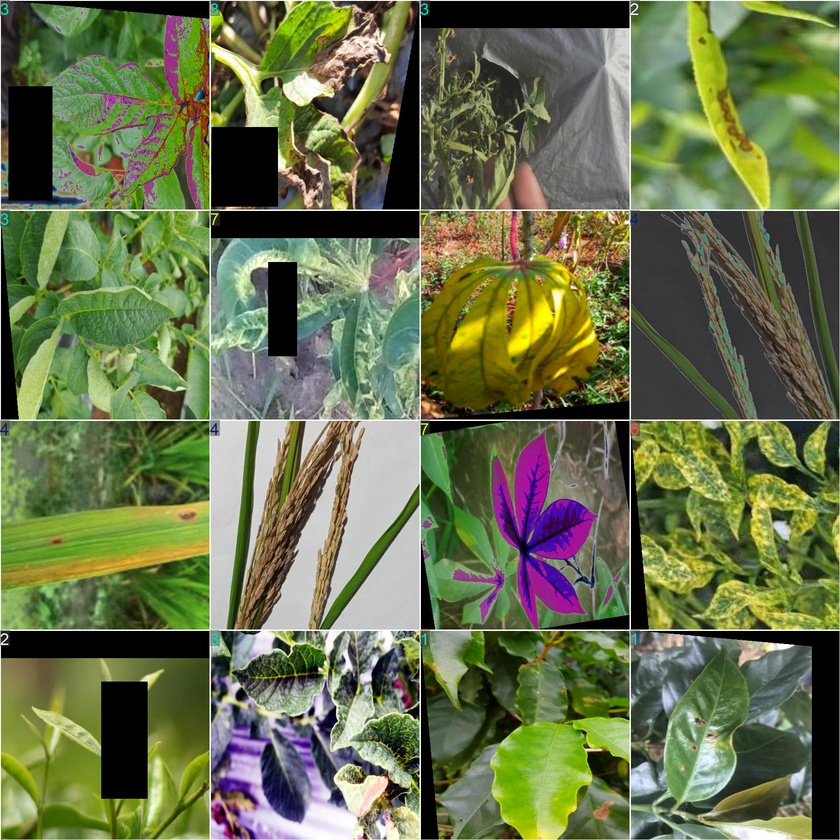
#> input picture runs/classify/train_crop_type/train_batch0.jpg, 840 x 840 px, shrunk from 1792 x 1792 before the run
$ python preprocess_image.py ../runs/classify/train_crop_type/train_batch0.jpg out.png
#> lines starting #> are read from the running program, lines starting #| are printed output that depends on the picture; after the words box and inside, x2 and y2 are one past the last pixel; in counts of white or black regions, pixels touching at a corner belong together
#!/usr/bin/env python3
"""
Pre-processing script để detect và crop lá từ ảnh toàn bộ cây
Sử dụng YOLO Detection để detect lá, sau đó crop và trả về ảnh lá
"""

import sys
import json
import os
import cv2
import numpy as np
from pathlib import Path
from ultralytics import YOLO

# Đường dẫn đến YOLO detection model (nếu có model detect lá)
# Hoặc sử dụng segmentation để detect vùng lá
LEAF_DETECTION_MODEL = None  # Có thể train model riêng để detect lá

# [52 lines left out: function detect_leaves_opencv, not called in this run]

def detect_leaves_smart_crop(image_path):
    """
    Phương pháp thông minh hơn:
    - Nếu ảnh có nhiều vùng xanh (toàn bộ cây) -> crop vùng lá
    - Nếu ảnh đã là ảnh lá -> trả về nguyên ảnh
    """
    try:
        img = cv2.imread(image_path)
#> img is the input picture: shape (840, 840, 3); mean B, G, R 76.1, 113.9, 104.4
        if img is None:
            return None

        h, w = img.shape[:2]
#> h = 840; w = 840

        # Chuyển sang HSV
        hsv = cv2.cvtColor(img, cv2.COLOR_BGR2HSV)
#> hsv: shape (840, 840, 3); mean H, S, V 48.4, 106.5, 120.2

        # Tạo mask cho màu xanh lá
        lower_green = np.array([35, 40, 40])
        upper_green = np.array([85, 255, 255])
        mask = cv2.inRange(hsv, lower_green, upper_green)
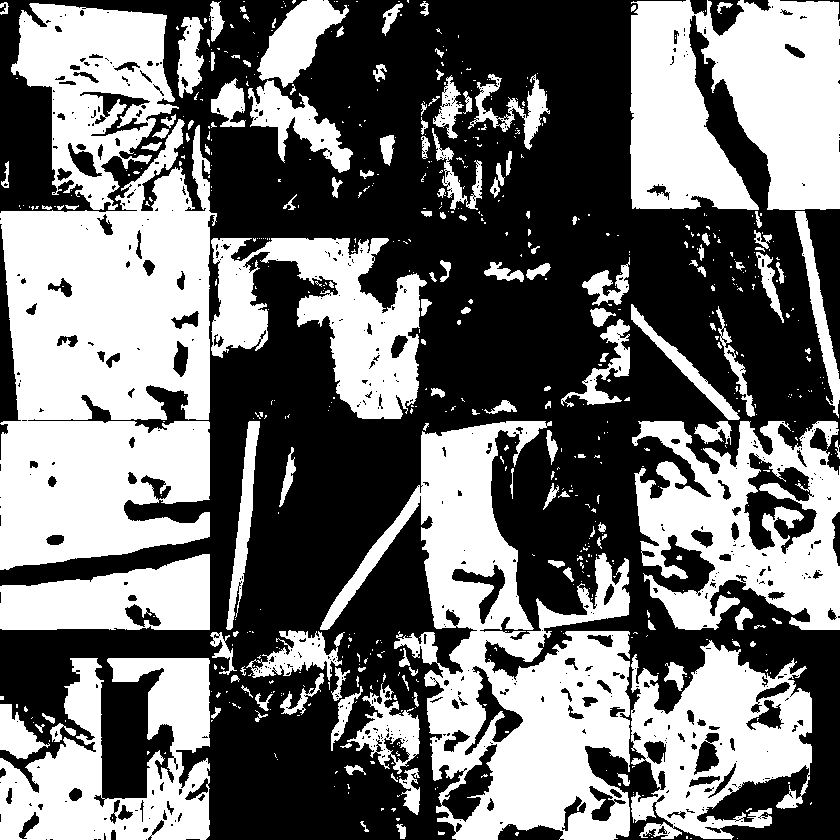
#> mask: shape (840, 840); 44.7% white; 643 white regions (496 under 20 px)

        # Tính tỷ lệ pixel xanh trong ảnh
        green_ratio = np.sum(mask > 0) / (h * w)
#> green_ratio = 0.447

        # Nếu tỷ lệ xanh < 30% -> có thể đã là ảnh lá hoặc ảnh không phù hợp
        # Nếu tỷ lệ xanh > 60% -> có thể là ảnh toàn bộ cây, cần crop
        if green_ratio < 0.3:
            # Có thể đã là ảnh lá, trả về nguyên ảnh
            return img

        # Tìm contours
        contours, _ = cv2.findContours(mask, cv2.RETR_EXTERNAL, cv2.CHAIN_APPROX_SIMPLE)
#> contours = 621 contours, 514 with area under 20; largest, box (x1, y1, x2, y2) and area: (0, 119, 217, 570) 69351, (320, 421, 630, 840) 56306, (630, 0, 840, 210) 36791, (632, 421, 840, 630) 29418, (631, 640, 812, 840) 22651

        if len(contours) == 0:
            return img  # Trả về nguyên ảnh nếu không detect được

        # Tìm các vùng lá lớn (có thể có nhiều lá)
        leaf_areas = []
        for contour in contours:
            area = cv2.contourArea(contour)
            if area > 1000:  # Chỉ lấy vùng lớn hơn 1000 pixels
                x, y, w, h = cv2.boundingRect(contour)
                leaf_areas.append((x, y, w, h, area))
#> this loop made 621 passes
#> (area, x, y, w, h) on passes 62, 85, 112, 132, 152, 183, 239, 241, 242, 306, 316, 398: (1296, 0, 704, 50, 55), (2711.5, 347, 683, 73, 91), (22298, 0, 658, 210, 182), (22651, 631, 640, 181, 200), (2062, 246, 630, 99, 51), (11435.5, 0, 554, 210, 76), (29418, 632, 421, 208, 209), (56306, 320, 421, 310, 419), (2046, 226, 421, 34, 209), (1399.5, 561, 319, 69, 88), (1484, 631, 304, 109, 116), (18724.5, 211, 238, 216, 181)
#> area on passes 9, 30, 34, 36, 46, 47: 72.5, 61.5, 438.5, 76, 22, 182
#> after the loop, leaf_areas = 20 items, first 6: (0, 704, 50, 55, 1296), (347, 683, 73, 91, 2711.5), (0, 658, 210, 182, 22298), (631, 640, 181, 200, 22651), (246, 630, 99, 51, 2062), (0, 554, 210, 76, 11435.5)

        if len(leaf_areas) == 0:
            return img

        # Sắp xếp theo diện tích, lấy vùng lớn nhất
        leaf_areas.sort(key=lambda x: x[4], reverse=True)
        x, y, w, h, _ = leaf_areas[0]
#> x = 0; y = 119; w = 217; h = 451

        # Mở rộng bounding box
        padding = 30
        x = max(0, x - padding)
        y = max(0, y - padding)
#> y = 89
        w = min(img.shape[1] - x, w + 2 * padding)
#> w = 277
        h = min(img.shape[0] - y, h + 2 * padding)
#> h = 511

        # Crop ảnh
        cropped = img[y:y+h, x:x+w]
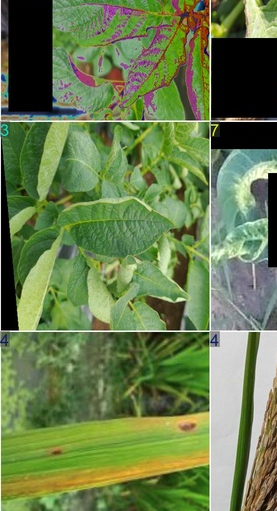
#> cropped: shape (511, 277, 3); mean B, G, R 76.5, 124.7, 104.1

        return cropped

    except Exception as e:
        print(f"Error in detect_leaves_smart_crop: {e}", file=sys.stderr)
        return None

def preprocess_image(image_path, output_path=None):
    """
    Pre-process ảnh: detect và crop lá từ ảnh toàn bộ cây
    """
    try:
        # Kiểm tra file tồn tại
        if not os.path.exists(image_path):
            return {
                "success": False,
                "error": f"Image file not found: {image_path}"
            }

        # Detect và crop lá
        cropped_img = detect_leaves_smart_crop(image_path)

        if cropped_img is None:
            return {
                "success": False,
                "error": "Could not detect leaves in image"
            }

        # Lưu ảnh đã crop (nếu có output_path)
        if output_path:
            cv2.imwrite(output_path, cropped_img)
            return {
                "success": True,
                "cropped_image": output_path,
                "original_image": image_path
            }
        else:
            # Trả về ảnh dưới dạng base64 hoặc lưu tạm
            # Tạo file tạm
            temp_dir = os.path.join(os.path.dirname(image_path), 'cropped')
            os.makedirs(temp_dir, exist_ok=True)

            temp_path = os.path.join(temp_dir, f"cropped_{os.path.basename(image_path)}")
            cv2.imwrite(temp_path, cropped_img)

            return {
                "success": True,
                "cropped_image": temp_path,
                "original_image": image_path
            }

    except Exception as e:
        return {
            "success": False,
            "error": str(e)
        }

def main():
    """Main function"""
    if len(sys.argv) < 2:
        result = {
            "success": False,
            "error": "Usage: python preprocess_image.py <image_path> [output_path]"
        }
        print(json.dumps(result))
        sys.exit(1)

    image_path = sys.argv[1]
    output_path = sys.argv[2] if len(sys.argv) > 2 else None

    # Pre-process ảnh
    result = preprocess_image(image_path, output_path)

    # In kết quả JSON
    print(json.dumps(result, ensure_ascii=False))

    # Exit với code 0 nếu success, 1 nếu lỗi
    sys.exit(0 if result.get("success", False) else 1)
#> (the program exits here)

$ run again, on runs/classify/train_crop_type/train_batch11560.jpg
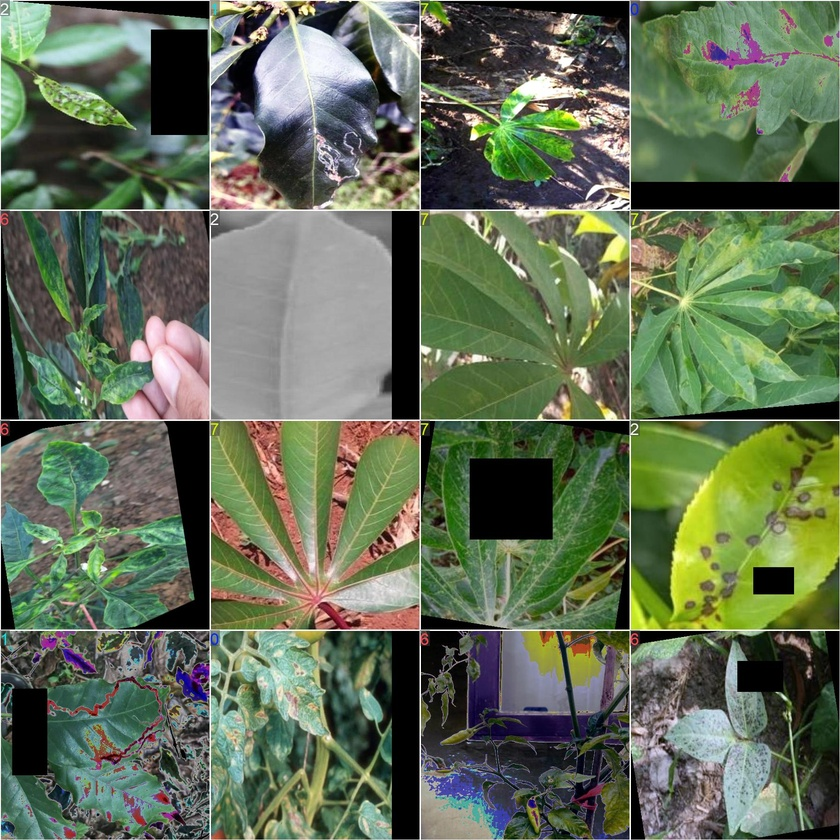
#> input picture runs/classify/train_crop_type/train_batch11560.jpg, 840 x 840 px, shrunk from 1792 x 1792 before the run
#> in detect_leaves_smart_crop, img is the input picture: shape (840, 840, 3); mean B, G, R 86.2, 110.3, 98
#> hsv: shape (840, 840, 3); mean H, S, V 55.3, 82.7, 116.1
#> in detect_leaves_smart_crop, `mask = cv2.inRange(hsv, lower_green, upper_green)`:
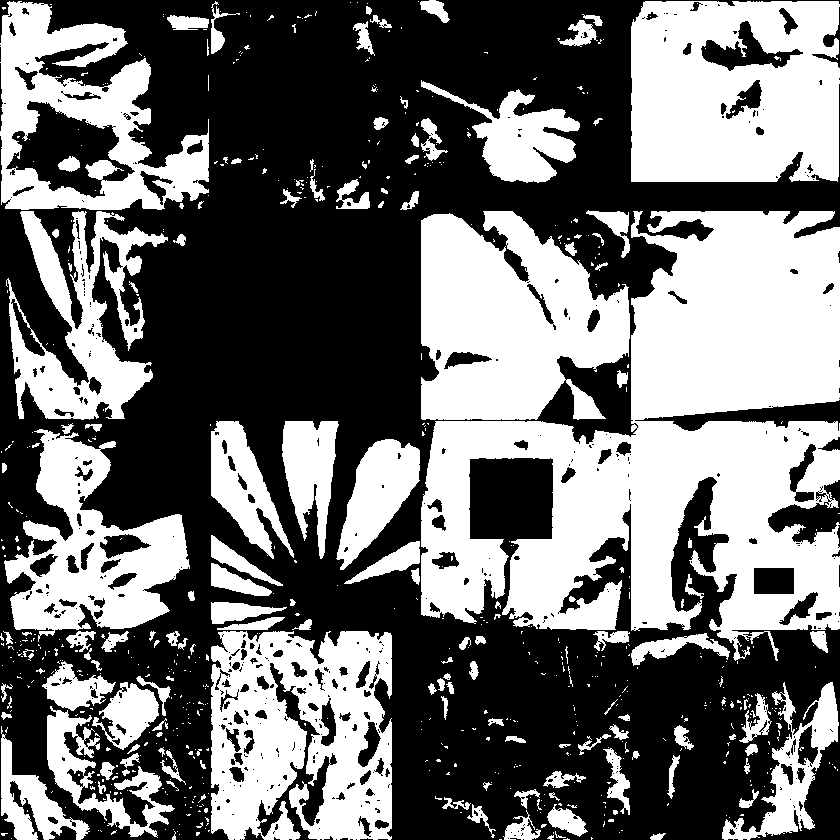
#> mask: shape (840, 840); 43.8% white; 681 white regions (530 under 20 px)
#> green_ratio = 0.438
#> contours = 658 contours, 550 with area under 20; largest, box (x1, y1, x2, y2) and area: (421, 211, 840, 661) 102564, (631, 1, 840, 182) 36240, (211, 631, 392, 840) 31904, (421, 211, 630, 420) 31786, (0, 1, 209, 210) 26619
#> the loop in detect_leaves_smart_crop, `for contour in contours:` made 658 passes
#> (area, x, y, w, h) on passes 187, 238, 283, 285, 332, 402, 410, 451: (3180, 1, 726, 89, 114), (4342.5, 47, 706, 128, 132), (5711, 722, 682, 117, 158), (2306, 92, 682, 67, 68), (1759, 42, 661, 74, 50), (1120, 631, 633, 99, 33), (31903.5, 211, 631, 181, 209), (1044, 344, 541, 76, 43)
#> after the loop in detect_leaves_smart_crop, `for contour in contours:`: leaf_areas = 18 items, first 6: (1, 726, 89, 114, 3180), (47, 706, 128, 132, 4342.5), (722, 682, 117, 158, 5711), (92, 682, 67, 68, 2306), (42, 661, 74, 50, 1759), (631, 633, 99, 33, 1120)
#> in detect_leaves_smart_crop, `x, y, w, h, _ = leaf_areas[0]`: x = 421; y = 211; w = 419; h = 450
#> in detect_leaves_smart_crop, `x = max(0, x - padding)`: x = 391
#> in detect_leaves_smart_crop, `y = max(0, y - padding)`: y = 181
#> in detect_leaves_smart_crop, `w = min(img.shape[1] - x, w + 2 * padding)`: w = 449
#> in detect_leaves_smart_crop, `h = min(img.shape[0] - y, h + 2 * padding)`: h = 510
#> in detect_leaves_smart_crop, `cropped = img[y:y+h, x:x+w]`:
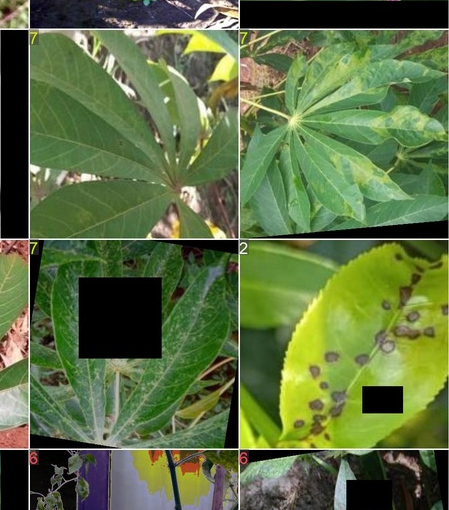
#> cropped: shape (510, 449, 3); mean B, G, R 65.4, 111.3, 92.4

$ run again, on runs/classify/train_crop_type/train_batch11561.jpg
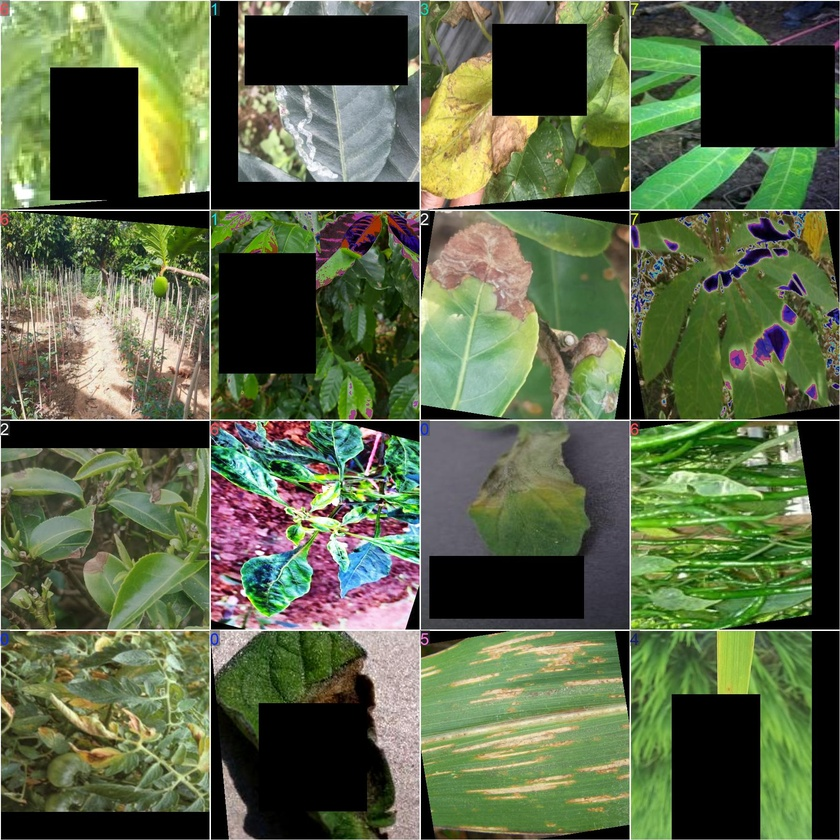
#> input picture runs/classify/train_crop_type/train_batch11561.jpg, 840 x 840 px, shrunk from 1792 x 1792 before the run
#> in detect_leaves_smart_crop, img is the input picture: shape (840, 840, 3); mean B, G, R 70.8, 102.7, 90.2
#> hsv: shape (840, 840, 3); mean H, S, V 46.5, 94, 108.3
#> in detect_leaves_smart_crop, `mask = cv2.inRange(hsv, lower_green, upper_green)`:
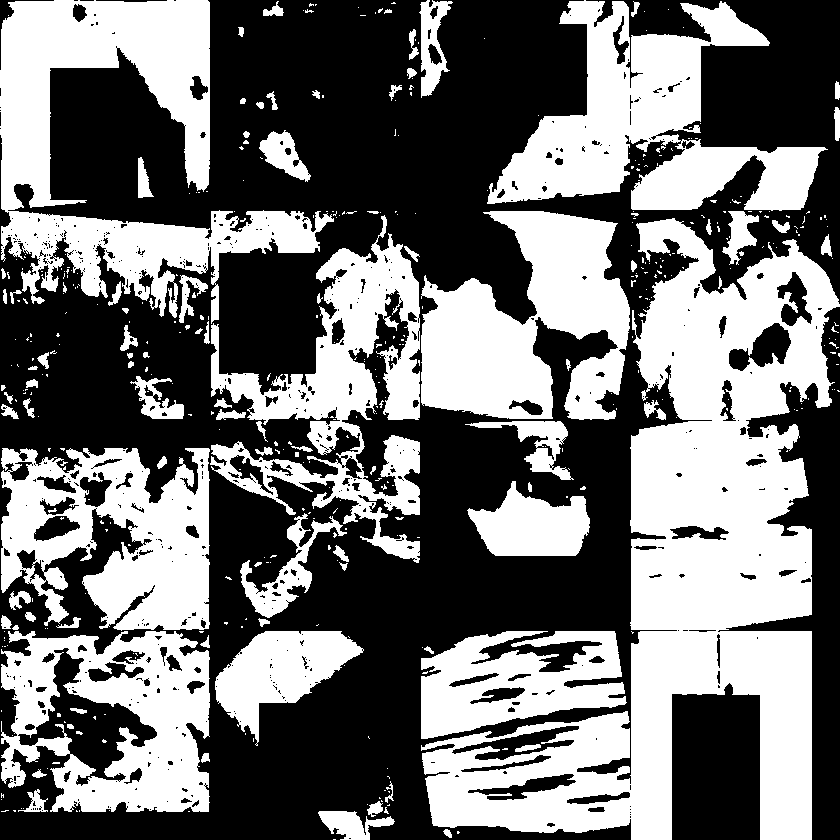
#> mask: shape (840, 840); 45% white; 445 white regions (352 under 20 px)
#> green_ratio = 0.45
#> contours = 422 contours, 349 with area under 20; largest, box (x1, y1, x2, y2) and area: (421, 218, 840, 840) 104532, (0, 0, 334, 324) 39448, (487, 0, 828, 211) 31250, (1, 631, 210, 812) 30712, (421, 211, 630, 420) 27374
#> the loop in detect_leaves_smart_crop, `for contour in contours:` made 422 passes
#> (area, x, y, w, h) on passes 4, 48, 49, 51, 88, 99, 115, 122: (1096, 318, 811, 77, 29), (13830, 421, 631, 206, 108), (8059, 215, 631, 149, 115), (30712, 1, 631, 209, 181), (2632.5, 240, 513, 107, 105), (5678.5, 467, 481, 123, 75), (27105, 1, 448, 209, 183), (1845.5, 465, 421, 109, 59)
#> after the loop in detect_leaves_smart_crop, `for contour in contours:`: leaf_areas = 15 items, first 6: (318, 811, 77, 29, 1096), (421, 631, 206, 108, 13830), (215, 631, 149, 115, 8059), (1, 631, 209, 181, 30712), (240, 513, 107, 105, 2632.5), (467, 481, 123, 75, 5678.5)
#> in detect_leaves_smart_crop, `x, y, w, h, _ = leaf_areas[0]`: x = 421; y = 218; w = 419; h = 622
#> in detect_leaves_smart_crop, `x = max(0, x - padding)`: x = 391
#> in detect_leaves_smart_crop, `y = max(0, y - padding)`: y = 188
#> in detect_leaves_smart_crop, `w = min(img.shape[1] - x, w + 2 * padding)`: w = 449
#> in detect_leaves_smart_crop, `h = min(img.shape[0] - y, h + 2 * padding)`: h = 652
#> in detect_leaves_smart_crop, `cropped = img[y:y+h, x:x+w]`:
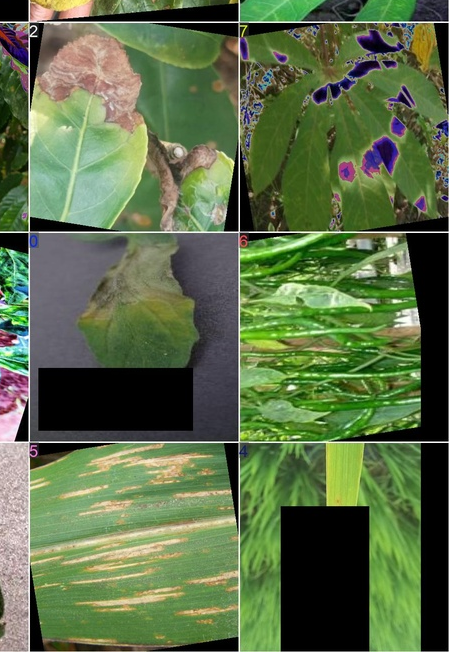
#> cropped: shape (652, 449, 3); mean B, G, R 72, 110.1, 91.6

$ run again, on runs/classify/train_crop_type/train_batch11562.jpg
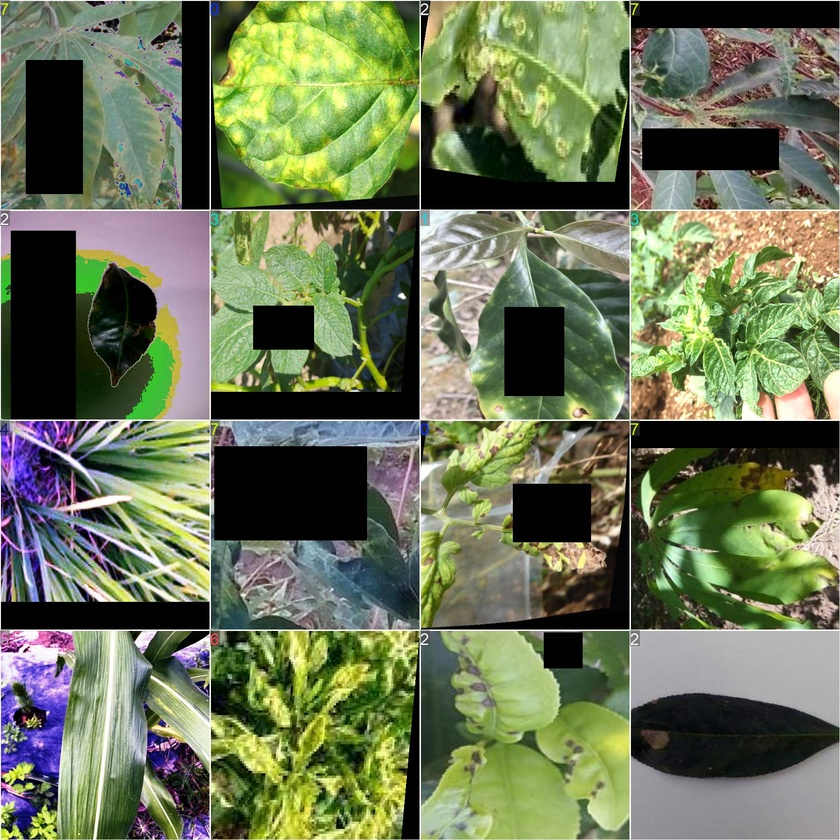
#> input picture runs/classify/train_crop_type/train_batch11562.jpg, 840 x 840 px, shrunk from 1792 x 1792 before the run
#> in detect_leaves_smart_crop, img is the input picture: shape (840, 840, 3); mean B, G, R 86.7, 117.6, 107.7
#> hsv: shape (840, 840, 3); mean H, S, V 52.7, 91.9, 123.7
#> in detect_leaves_smart_crop, `mask = cv2.inRange(hsv, lower_green, upper_green)`:
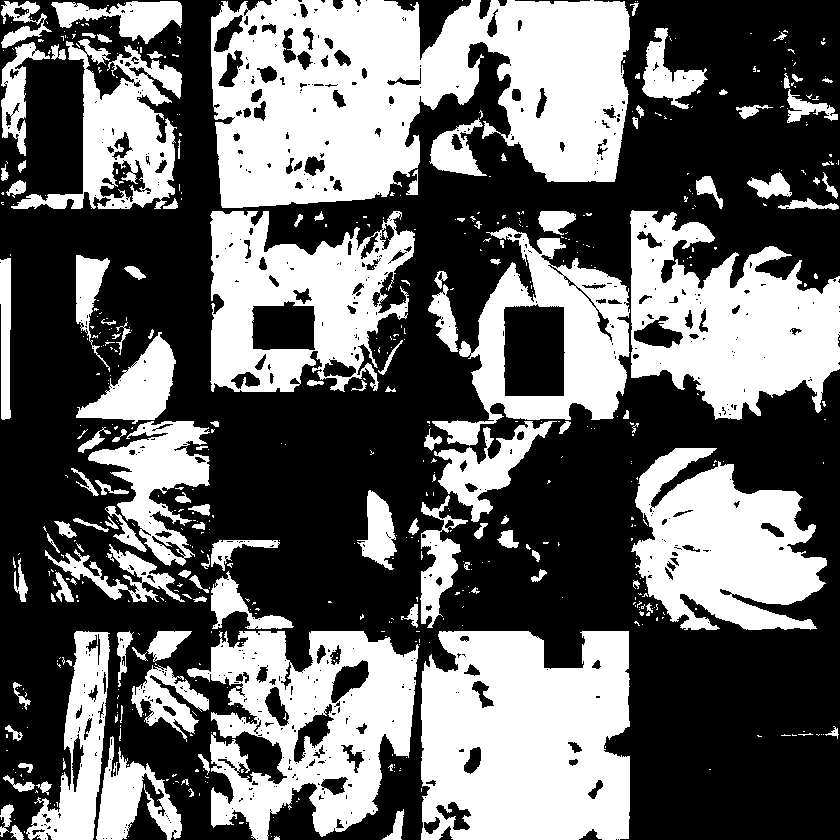
#> mask: shape (840, 840); 41.3% white; 588 white regions (455 under 20 px)
#> green_ratio = 0.413
#> contours = 572 contours, 470 with area under 20; largest, box (x1, y1, x2, y2) and area: (211, 0, 630, 208) 64823, (421, 631, 630, 840) 39619, (187, 631, 419, 840) 29753, (630, 210, 840, 420) 27176, (210, 211, 415, 392) 25808
#> the loop in detect_leaves_smart_crop, `for contour in contours:` made 572 passes
#> (area, x, y, w, h) on passes 55, 93, 109, 112, 116, 183, 212, 258: (3742, 96, 736, 86, 104), (2355, 131, 665, 78, 77), (39619, 421, 631, 209, 209), (29753, 187, 631, 232, 209), (7955, 26, 631, 84, 209), (1485, 211, 571, 83, 58), (2031, 45, 544, 140, 58), (2409, 420, 495, 48, 133)
#> after the loop in detect_leaves_smart_crop, `for contour in contours:`: leaf_areas = 24 items, first 6: (96, 736, 86, 104, 3742), (131, 665, 78, 77, 2355), (421, 631, 209, 209, 39619), (187, 631, 232, 209, 29753), (26, 631, 84, 209, 7955), (211, 571, 83, 58, 1485)
#> in detect_leaves_smart_crop, `x = max(0, x - padding)`: x = 181
#> in detect_leaves_smart_crop, `w = min(img.shape[1] - x, w + 2 * padding)`: w = 479
#> in detect_leaves_smart_crop, `h = min(img.shape[0] - y, h + 2 * padding)`: h = 268
#> in detect_leaves_smart_crop, `cropped = img[y:y+h, x:x+w]`:
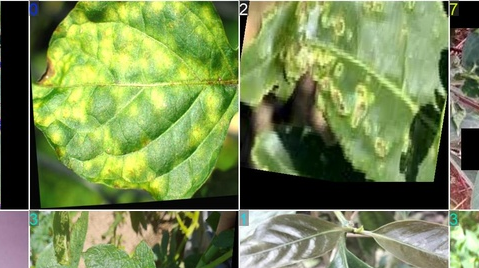
#> cropped: shape (268, 479, 3); mean B, G, R 81.4, 136.6, 118.1
